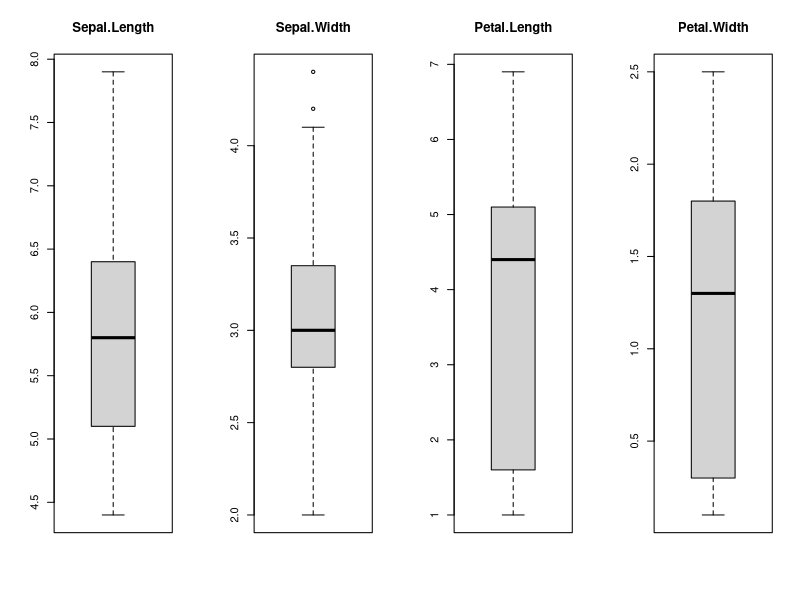
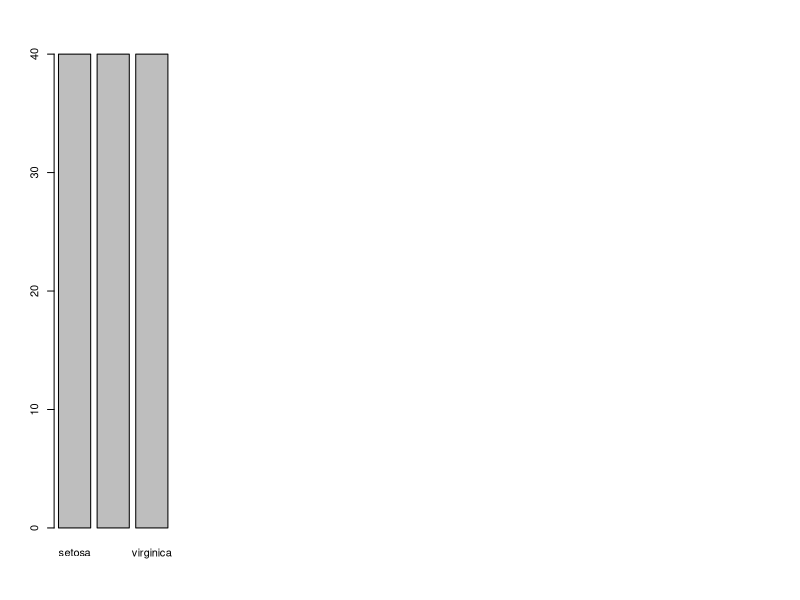
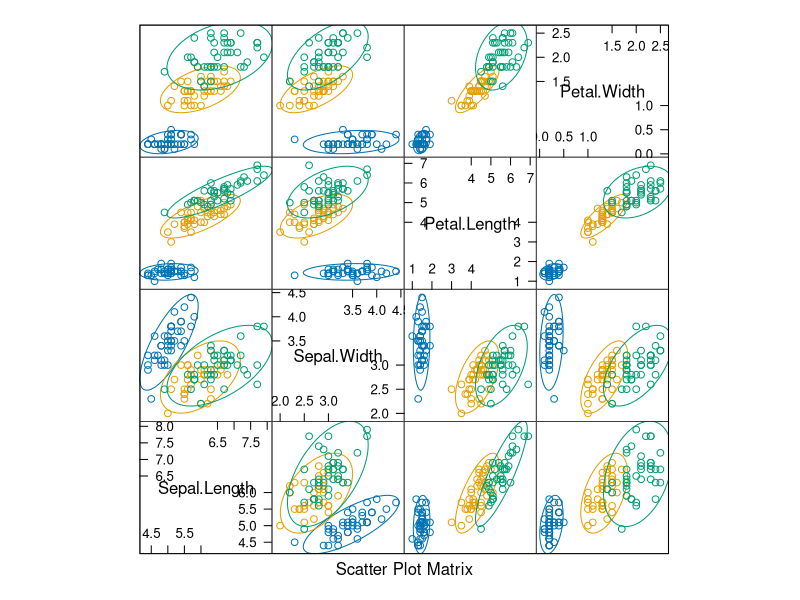
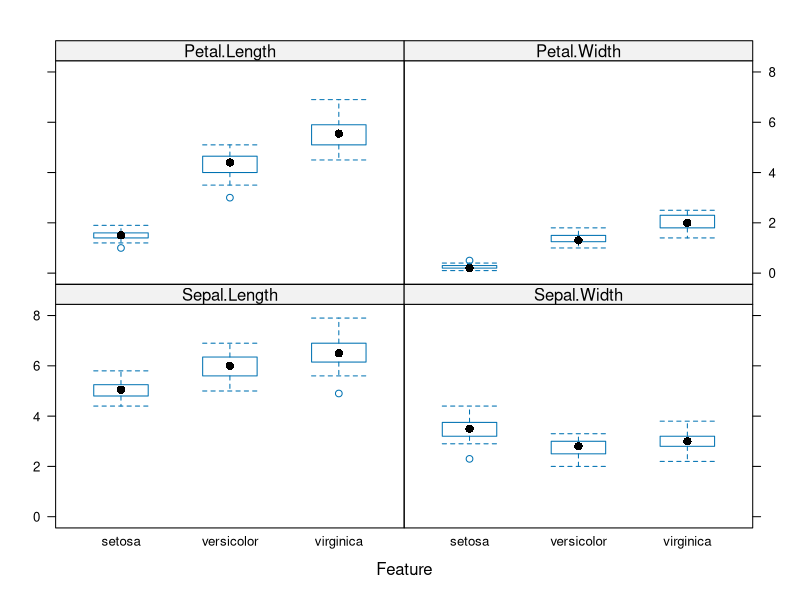
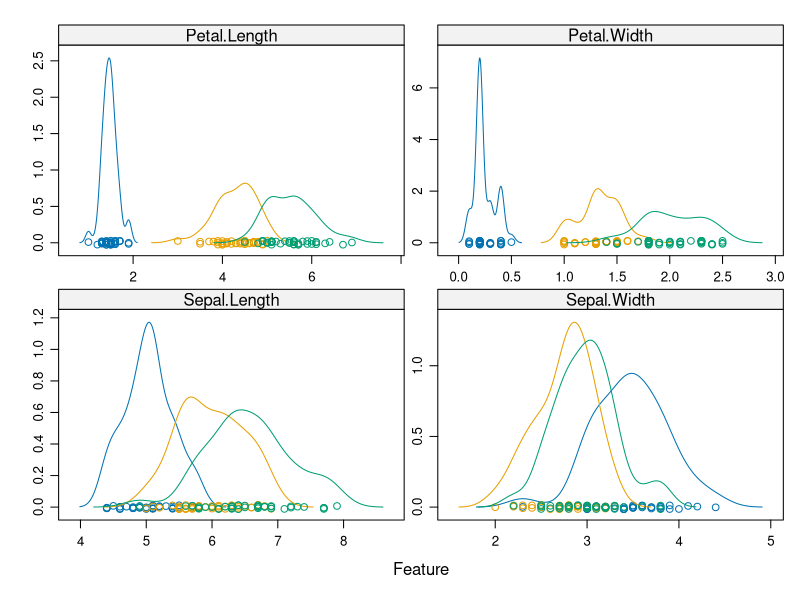
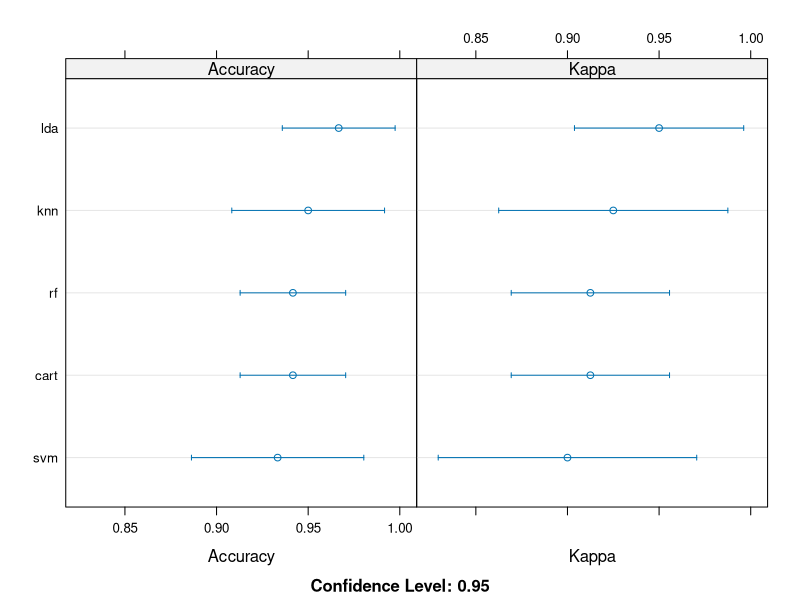

The R script that drew these images, in order:
#copied from https://machinelearningmastery.com/machine-learning-in-r-step-by-step/

#install.packages("caret", dependencies=c("Depends", "Suggests"))
#install.packages("caret")
library(caret)
#install.packages("ellipse")
library(ellipse)

# attach the iris dataset to the environment
data(iris)
# rename the dataset
dataset <- iris
# create a list of 80% of the rows in the original dataset we can use for training
validation_index <- createDataPartition(dataset$Species, p=0.80, list=FALSE)
# select 20% of the data for validation
validation <- dataset[-validation_index,]
# use the remaining 80% of data to training and testing the models
dataset <- dataset[validation_index,]

# dimensions of dataset
dim(dataset)
# list types for each attribute
sapply(dataset, class)
# take a peek at the first 5 rows of the data
head(dataset)
# list the levels for the class
levels(dataset$Species)
# summarize the class distribution
percentage <- prop.table(table(dataset$Species)) * 100
cbind(freq=table(dataset$Species), percentage=percentage)

# summarize attribute distributions
summary(dataset)

#4. Visualize Dataset
#4.1 Univariate Plots

# split input and output
x <- dataset[,1:4]
y <- dataset[,5]

# boxplot for each attribute on one image
par(mfrow=c(1,4))
for(i in 1:4) {
  boxplot(x[,i], main=names(iris)[i])
}

# barplot for class breakdown
plot(y)

#4.2 Multivariate Plots

# scatterplot matrix
featurePlot(x=x, y=y, plot="ellipse")

# box and whisker plots for each attribute
featurePlot(x=x, y=y, plot="box")

# density plots for each attribute by class value
scales <- list(x=list(relation="free"), y=list(relation="free"))
featurePlot(x=x, y=y, plot="density", scales=scales)

#5. Evaluate Some Algorithms
#5.1 Test Harness
# Run algorithms using 10-fold cross validation
control <- trainControl(method="cv", number=10)
metric <- "Accuracy"

#Let’s build our five models:
# a) linear algorithms
set.seed(7)
fit.lda <- train(Species~., data=dataset, method="lda", metric=metric, trControl=control)
# b) nonlinear algorithms
# CART
set.seed(7)
fit.cart <- train(Species~., data=dataset, method="rpart", metric=metric, trControl=control)
# kNN
set.seed(7)
fit.knn <- train(Species~., data=dataset, method="knn", metric=metric, trControl=control)
# c) advanced algorithms
# SVM
set.seed(7)
fit.svm <- train(Species~., data=dataset, method="svmRadial", metric=metric, trControl=control)
# Random Forest
set.seed(7)
fit.rf <- train(Species~., data=dataset, method="rf", metric=metric, trControl=control)

#5.3 Select Best Model
#summarize accuracy of models
results <- resamples(list(lda=fit.lda, cart=fit.cart, knn=fit.knn, svm=fit.svm, rf=fit.rf))
summary(results)

# compare accuracy of models
dotplot(results)

# summarize Best Model
print(fit.lda)

#6. Make Predictions

# estimate skill of LDA on the validation dataset
predictions <- predict(fit.lda, validation)
confusionMatrix(predictions, validation$Species)
